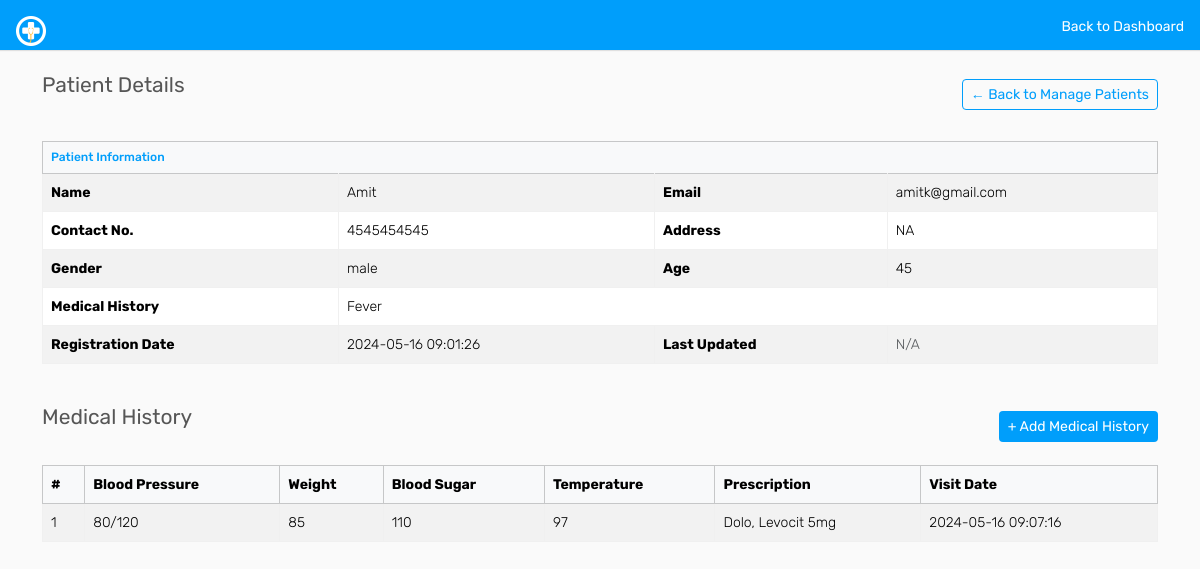
The page /doctor/view-patient.php?viewid=2 (signed in) on the database its author committed.
### tables this page shows
CREATE TABLE `tblpatient` (
  `ID` int(10) NOT NULL,
  `Docid` int(10) DEFAULT NULL,
  `PatientName` varchar(200) DEFAULT NULL,
  `PatientContno` bigint(10) DEFAULT NULL,
  `PatientEmail` varchar(200) DEFAULT NULL,
  `PatientGender` varchar(50) DEFAULT NULL,
  `PatientAdd` mediumtext DEFAULT NULL,
  `PatientAge` int(10) DEFAULT NULL,
  `PatientMedhis` mediumtext DEFAULT NULL,
  `CreationDate` timestamp NULL DEFAULT current_timestamp(),
  `UpdationDate` timestamp NULL DEFAULT NULL ON UPDATE current_timestamp()
);

CREATE TABLE `tblmedicalhistory` (
  `ID` int(10) NOT NULL,
  `PatientID` int(10) DEFAULT NULL,
  `BloodPressure` varchar(200) DEFAULT NULL,
  `BloodSugar` varchar(200) NOT NULL,
  `Weight` varchar(100) DEFAULT NULL,
  `Temperature` varchar(200) DEFAULT NULL,
  `MedicalPres` mediumtext DEFAULT NULL,
  `CreationDate` timestamp NOT NULL DEFAULT current_timestamp() ON UPDATE current_timestamp()
);

### doctor/view-patient.php (the view, shortened to what this page needs)
<?php
 include('includes/config.php');
 if (strlen($_SESSION['id'] == 0)) {
     header('location: auth/logout.php');
 } else {
 ?>
    <!DOCTYPE html>
    <html lang="en">
    <head>
        <link href="https://cdn.jsdelivr.net/npm/bootstrap@5.3.3/dist/css/bootstrap.min.css" rel="stylesheet">
        <link rel="stylesheet" href="assets/css/font-awesome.min.css">
        <link rel="stylesheet" href="assets/css/style.css">
    </head>
    <body>
        <div class="header bg-primary mb-4 p-3 d-flex justify-content-between">
            <a href="dashboard.php" class="text-white text-decoration-none">
                <img src="assets/images/logo.png" width="30" height="30" alt="CARE">
            </a>
            <a href="dashboard.php" class="text-white text-decoration-none">Back to Dashboard</a>
        </div>
        <div class="container mt-5 py-4">
            <div class="row mb-4">
                <div class="col d-flex justify-content-between align-items-center">
                    <h4 class="page-title">Patient Details</h4>
                    <a href="manage-patient.php" class="btn btn-outline-primary btn-sm">← Back to Manage Patients</a>
                </div>
            </div>
            <?php
             $vid = $_GET['viewid'];
             $ret = mysqli_query($con, "SELECT * FROM tblpatient WHERE ID='$vid'");
             $cnt = 1;
             while ($row = mysqli_fetch_array($ret)) {
             ?>
                <div class="table-responsive mb-4">
                    <table class="table table-bordered table-striped">
                        <thead class="table-light">
                            <tr>
                                <th colspan="4" class="text-primary h6">Patient Information</th>
                            </tr>
                        </thead>
                        <tbody>
                            <tr>
                                <th>Name</th>
                                <td><?= $row['PatientName'] ?></td>
                                <th>Email</th>
                                <td><?= $row['PatientEmail'] ?></td>
                            </tr>
                            <tr>
                                <th>Contact No.</th>
                                <td><?= $row['PatientContno'] ?></td>
                                <th>Address</th>
                                <td><?= $row['PatientAdd'] ?></td>
                            </tr>
                            <tr>
                                <th>Gender</th>
                                <td><?= $row['PatientGender'] ?></td>
                                <th>Age</th>
                                <td><?= $row['PatientAge'] ?></td>
                            </tr>
                            <tr>
                                <th>Medical History</th>
                                <td colspan="3"><?= $row['PatientMedhis'] ?></td>
                            </tr>
                            <tr>
                                <th>Registration Date</th>
                                <td><?= $row['CreationDate'] ?></td>
                                <th>Last Updated</th>
                                <td><?= $row['UpdationDate'] ?? '<span class="text-muted">N/A</span>' ?></td>
                            </tr>
                        </tbody>
                    </table>
                </div>
            <?php } ?>
            <div class="row mb-3">
                <div class="col d-flex justify-content-between align-items-center">
                    <h4 class="page-title">Medical History</h4>
                    <button class="btn btn-sm btn-primary" data-bs-toggle="modal" data-bs-target="#addMedicalModal">
                        + Add Medical History
                    </button>
                </div>
            </div>
            <div class="table-responsive">
                <table class="table table-bordered table-striped">
                    <thead class="table-light">
                        <tr>
                            <th>#</th>
                            <th>Blood Pressure</th>
                            <th>Weight</th>
                            <th>Blood Sugar</th>
                            <th>Temperature</th>
                            <th>Prescription</th>
                            <th>Visit Date</th>
                        </tr>
                    </thead>
                    <tbody>
                        <?php
                         $ret = mysqli_query($con, "SELECT * FROM tblmedicalhistory WHERE PatientID='$vid'");
                         while ($row = mysqli_fetch_array($ret)) {
                         ?>
                            <tr>
                                <td><?= $cnt++ ?></td>
                                <td><?= $row['BloodPressure'] ?></td>
                                <td><?= $row['Weight'] ?></td>
                                <td><?= $row['BloodSugar'] ?></td>
                                <td><?= $row['Temperature'] ?></td>
                                <td><?= $row['MedicalPres'] ?></td>
                                <td><?= $row['CreationDate'] ?></td>
                            </tr>
                        <?php } ?>
                    </tbody>
                </table>
            </div>
        </div>
    </body>
    </html>
<?php } ?>

### rows shown on the page
tblpatient: PatientName "Amit", PatientEmail "amitk@gmail.com", PatientContno "4545454545", PatientAdd "NA", PatientGender "male", PatientAge "45", PatientMedhis "Fever", CreationDate "2024-05-16 09:01:26", UpdationDate "N/A"
tblmedicalhistory: BloodPressure "80/120", Weight "85", BloodSugar "110", Temperature "97", MedicalPres "Dolo, Levocit 5mg", CreationDate "2024-05-16 09:07:16"
